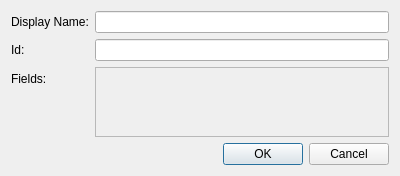
<?xml version="1.0" encoding="UTF-8"?>
<ui version="4.0">
 <class>RecordWindow</class>
 <widget class="QDialog" name="RecordWindow">
  <property name="geometry">
   <rect>
    <x>0</x>
    <y>0</y>
    <width>400</width>
    <height>175</height>
   </rect>
  </property>
  <property name="windowTitle">
   <string>Record</string>
  </property>
  <layout class="QFormLayout" name="formLayout">
   <item row="0" column="0">
    <widget class="QLabel" name="labelDisplayName">
     <property name="text">
      <string>Display Name:</string>
     </property>
    </widget>
   </item>
   <item row="1" column="0">
    <widget class="QLabel" name="labelId">
     <property name="text">
      <string>Id:</string>
     </property>
    </widget>
   </item>
   <item row="1" column="1">
    <widget class="QLineEdit" name="lineEditId"/>
   </item>
   <item row="0" column="1">
    <widget class="QLineEdit" name="lineEditDisplayName"/>
   </item>
   <item row="3" column="1">
    <widget class="QDialogButtonBox" name="buttonBox">
     <property name="orientation">
      <enum>Qt::Horizontal</enum>
     </property>
     <property name="standardButtons">
      <set>QDialogButtonBox::Cancel|QDialogButtonBox::Ok</set>
     </property>
    </widget>
   </item>
   <item row="2" column="1">
    <widget class="QScrollArea" name="scrollAreaFields">
     <property name="widgetResizable">
      <bool>true</bool>
     </property>
     <widget class="QWidget" name="scrollAreaFieldsContents">
      <property name="geometry">
       <rect>
        <x>0</x>
        <y>0</y>
        <width>306</width>
        <height>69</height>
       </rect>
      </property>
      <layout class="QVBoxLayout" name="verticalLayout_2"/>
     </widget>
    </widget>
   </item>
   <item row="2" column="0">
    <widget class="QLabel" name="labelFields">
     <property name="text">
      <string>Fields:</string>
     </property>
    </widget>
   </item>
  </layout>
 </widget>
 <tabstops>
  <tabstop>lineEditDisplayName</tabstop>
  <tabstop>lineEditId</tabstop>
 </tabstops>
 <resources/>
 <connections>
  <connection>
   <sender>buttonBox</sender>
   <signal>accepted()</signal>
   <receiver>RecordWindow</receiver>
   <slot>accept()</slot>
   <hints>
    <hint type="sourcelabel">
     <x>248</x>
     <y>254</y>
    </hint>
    <hint type="destinationlabel">
     <x>157</x>
     <y>274</y>
    </hint>
   </hints>
  </connection>
  <connection>
   <sender>buttonBox</sender>
   <signal>rejected()</signal>
   <receiver>RecordWindow</receiver>
   <slot>reject()</slot>
   <hints>
    <hint type="sourcelabel">
     <x>316</x>
     <y>260</y>
    </hint>
    <hint type="destinationlabel">
     <x>286</x>
     <y>274</y>
    </hint>
   </hints>
  </connection>
 </connections>
</ui>
